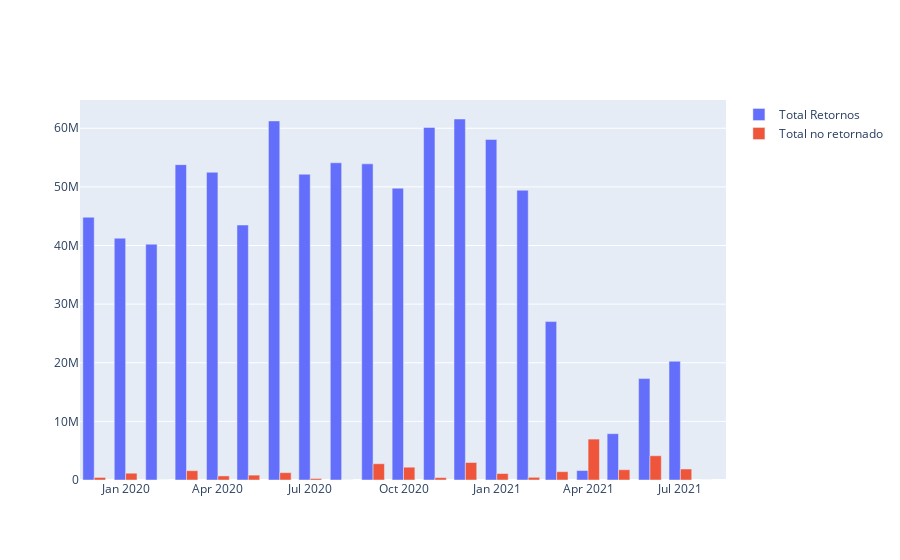

Write notebook code for a chart like this one.
### Code cell
plot = go.Figure(data=[go.Bar(
    name = 'Total Retornos',
    x = d['RECEPCION'],
    y= d['MONTO RETORNO']
),
    go.Bar(
        name= 'Total no retornado',
        x= g['RECEPCION'],
        y= g['TOTAL RECUPERABLE']
    )
])

plot.show()

total_noretornado = g['TOTAL RECUPERABLE'].sum()
print('monto total no recuperado: ', total_noretornado)

### Figure 1 — Plotly figure (JSON) as saved in the notebook; plotly's stock layout.template omitted (floating-point values rounded to 4 significant figures)
{"data": [{"name": "Total Retornos", "type": "bar", "x": ["2019-12", "2020-01", "2020-02", "2020-03", "2020-04", "2020-05", "2020-06", "2020-07", "2020-08", "2020-09", "2020-10", "2020-11", "2020-12", "2021-01", "2021-02", "2021-03", "2021-04", "2021-05", "2021-06", "2021-07", "2021-08"], "y": [44820000.0, 41250000.0, 40220000.0, 53790000.0, 52490000.0, 43490000.0, 61250000.0, 52160000.0, 54110000.0, 53920000.0, 49770000.0, 60140000.0, 61580000.0, 58080000.0, 49430000.0, 27020000.0, 1616000.0, 7899000.0, 17300000.0, 20260000.0, 0.0]}, {"name": "Total no retornado", "type": "bar", "x": ["2019-12", "2020-01", "2020-02", "2020-03", "2020-04", "2020-05", "2020-06", "2020-07", "2020-08", "2020-09", "2020-10", "2020-11", "2020-12", "2021-01", "2021-02", "2021-03", "2021-04", "2021-05", "2021-06", "2021-07"], "y": [438515, 1157726, 0, 1586783, 697193, 834496, 1253329, 259973, 6616, 2775067, 2182539, 413413, 2982722, 1104593, 459492, 1419788, 6979286, 1753027, 4135023, 1877027]}], "layout": {}}
